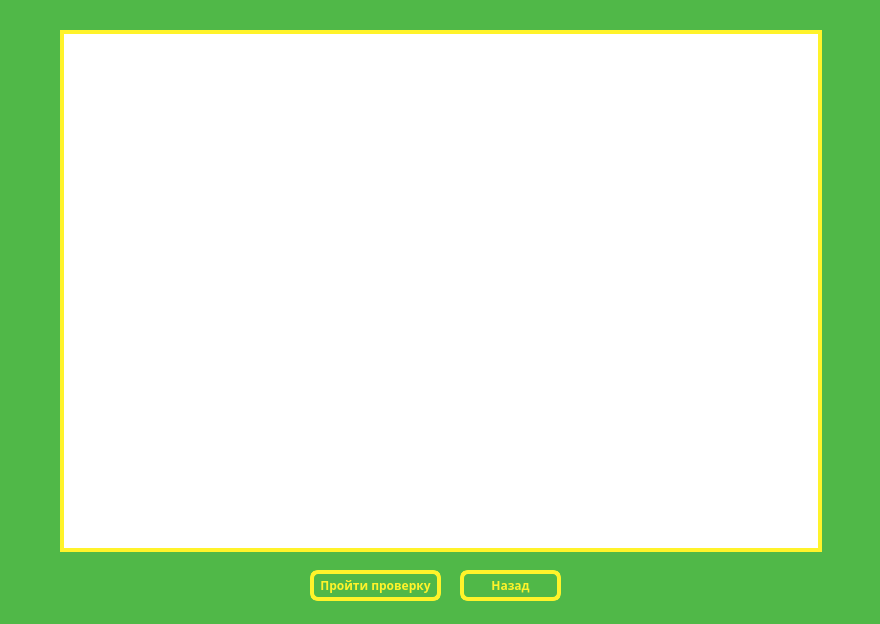
<?xml version="1.0" encoding="UTF-8"?>
<ui version="4.0">
 <class>Dialog</class>
 <widget class="QDialog" name="Dialog">
  <property name="geometry">
   <rect>
    <x>0</x>
    <y>0</y>
    <width>880</width>
    <height>624</height>
   </rect>
  </property>
  <property name="windowTitle">
   <string>Dialog</string>
  </property>
  <property name="styleSheet">
   <string notr="true">background-color: rgb(80, 184, 72);</string>
  </property>
  <widget class="QWidget" name="widget" native="true">
   <property name="geometry">
    <rect>
     <x>60</x>
     <y>30</y>
     <width>762</width>
     <height>522</height>
    </rect>
   </property>
   <property name="styleSheet">
    <string notr="true">background-color: rgb(255, 255, 255);
border: 4px solid #FFF32A;</string>
   </property>
  </widget>
  <widget class="QPushButton" name="pushButton">
   <property name="geometry">
    <rect>
     <x>310</x>
     <y>570</y>
     <width>131</width>
     <height>31</height>
    </rect>
   </property>
   <property name="font">
    <font>
     <family>Arial Black</family>
     <weight>75</weight>
     <bold>true</bold>
    </font>
   </property>
   <property name="autoFillBackground">
    <bool>false</bool>
   </property>
   <property name="styleSheet">
    <string notr="true">border-radius: 8px;
background-color: rgb(80, 184, 72);
border: 4px solid #FFF32A;
color: #FFF32A;
font-weight: bold</string>
   </property>
   <property name="text">
    <string>Пройти проверку</string>
   </property>
  </widget>
  <widget class="QPushButton" name="pushButton_2">
   <property name="geometry">
    <rect>
     <x>460</x>
     <y>570</y>
     <width>101</width>
     <height>31</height>
    </rect>
   </property>
   <property name="font">
    <font>
     <family>Arial Black</family>
     <weight>75</weight>
     <bold>true</bold>
    </font>
   </property>
   <property name="autoFillBackground">
    <bool>false</bool>
   </property>
   <property name="styleSheet">
    <string notr="true">border-radius: 8px;
background-color: rgb(80, 184, 72);
border: 4px solid #FFF32A;
color: #FFF32A;
font-weight: bold</string>
   </property>
   <property name="text">
    <string>Назад</string>
   </property>
  </widget>
 </widget>
 <resources/>
 <connections/>
</ui>
